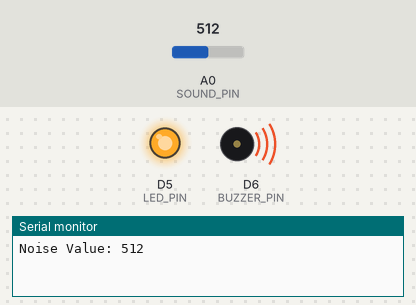
A sketch run on a simulated ESP8266 (NodeMCU). Parts: output pins drawn as LEDs (lit = HIGH), buzzer (waves = sounding, pin HIGH), the last lines printed to the serial monitor. The inputs (shaded band) are chosen by the test bench; at power-on: A0 (SOUND_PIN) = 512. WiFi joins after 1.5 s; servers stay silent unless stated.

Above: at 3.0 s.
3.1 s: A0 (SOUND_PIN) set to 40
7.3 s: A0 (SOUND_PIN) set to 34
At 8.9 s:
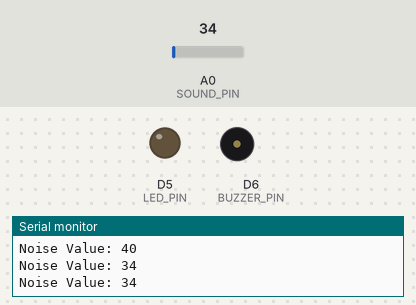
9.3 s: A0 (SOUND_PIN) set to 122
At 10.3 s:
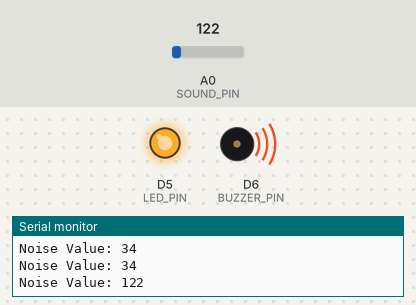
13.5 s: A0 (SOUND_PIN) set to 27
At 14.7 s:
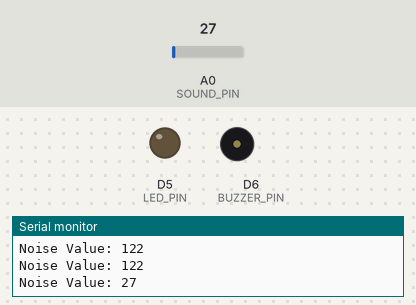
Timing chart, 0 to 16.3 s (numbered marks = the images above; inputs shaded):
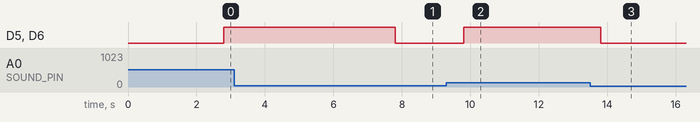

Measured:
- the behaviour switches between 38 and 37 on A0 (SOUND_PIN) (found by bisection; images 0 and 1)
- after the input at 7.3 s, D5 (LED_PIN), D6 (BUZZER_PIN): HIGH → LOW after 0.51 s
- after the input at 9.3 s, D5 (LED_PIN), D6 (BUZZER_PIN): LOW → HIGH after 0.50 s
- after the input at 13.5 s, D5 (LED_PIN), D6 (BUZZER_PIN): HIGH → LOW after 0.31 s

The sketch:

noise_monitoring_esp8266.ino
```cpp
#define BLYNK_TEMPLATE_ID "YOUR_TEMPLATE_ID"
#define BLYNK_TEMPLATE_NAME "YOUR_TEMPLATE_NAME"
#define BLYNK_AUTH_TOKEN "YOUR_AUTH_TOKEN"

#include <ESP8266WiFi.h>
#include <BlynkSimpleEsp8266.h>

char ssid[] = "YOUR_WIFI_NAME";
char pass[] = "YOUR_WIFI_PASSWORD";

// Pin connections
#define SOUND_PIN A0
#define LED_PIN D5
#define BUZZER_PIN D6

// Threshold value
int threshold = 37;

// To avoid repeated notifications
bool alertSent = false;

BlynkTimer timer;

void checkNoise() {
  int noiseValue = analogRead(SOUND_PIN);

  Serial.print("Noise Value: ");
  Serial.println(noiseValue);

  // Send value to Blynk gauge widget (V0)
  Blynk.virtualWrite(V0, noiseValue);

  if (noiseValue > threshold) {
    digitalWrite(LED_PIN, HIGH);
    digitalWrite(BUZZER_PIN, HIGH);

    // Optional Blynk LED widget (V1)
    Blynk.virtualWrite(V1, 255);

    // Send only one notification
    if (!alertSent) {
      Blynk.logEvent("noise_alert", "⚠️ High noise detected! Please maintain silence.");
      alertSent = true;
    }

    delay(1000);   // beep for 1 second
    digitalWrite(BUZZER_PIN, LOW);

  } else {
    digitalWrite(LED_PIN, LOW);
    digitalWrite(BUZZER_PIN, LOW);

    // Turn OFF app LED widget
    Blynk.virtualWrite(V1, 0);

    alertSent = false;
  }
}

void setup() {
  Serial.begin(57600);

  pinMode(LED_PIN, OUTPUT);
  pinMode(BUZZER_PIN, OUTPUT);

  digitalWrite(LED_PIN, LOW);
  digitalWrite(BUZZER_PIN, LOW);

  Blynk.begin(BLYNK_AUTH_TOKEN, ssid, pass);

  // Check noise every 1 second
  timer.setInterval(1000L, checkNoise);
}

void loop() {
  Blynk.run();
  timer.run();
}
```
